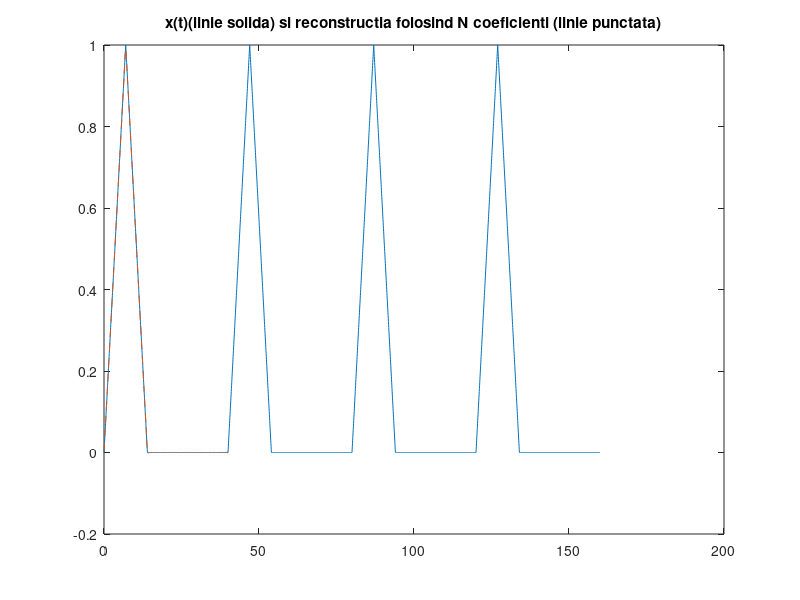
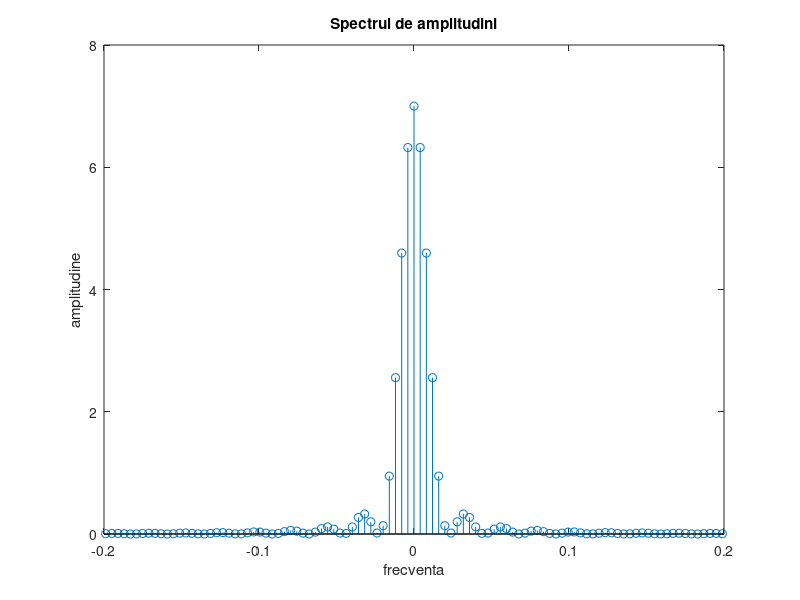

These figures' MATLAB source, in order:
P=40;
D=14; %durata semnalului triungiular din x
w0=2*pi/P; %pulsatia
Ts = 0.05; % T esantionare
t_semnal=0:Ts:D; % vectorul de timp pentru care semnalul este dreptunghi
x_semnal= sawtooth((2*pi/D)*t_semnal,0.5)/2+0.5; % generarea triunghiului
t = 0:Ts:P-Ts; % timpul total al semnalului

x = zeros(1,length(t)); % x format numai din 0
x(t<=D)=x_semnal; % adaugarea partii triunghiulare peste semnal

x_plot = repmat(x,1,4); % repetarea pe 4 perioade

t_plot = 0:Ts:4*P-Ts;  % timpul pe 4 perioade
figure();
plot(t_plot,x_plot); % afisare
title('x(t)(linie solida) si reconstructia folosind N coeficienti (linie punctata)');
hold on;

for k=-50:50
    x_t = x;
    x_t = x_t .* exp(-j*k*w0*t); % vectorul ce trebuie integrat
    X(k+51)=0; % pregatirea termenului pentru suma
    for i = 1: length(t)-1
        X(k+51) = X(k+51) + (t(i+1)-t(i))* (x_t(i)+x_t(i+1))/2; % integrala prin dreptunghi
    end
end
    


for i = 1: length(t)
    x_2(i) = 0;% pregatirea termenului pentru suma
    for k=-50:50
        x_2(i) = x_2(i) + (1/P)*X(k+51)*exp(j*k*w0*t(i)); % calcularea semnalului in punctul i
    end
end
plot(t,x_2,'--'); % afisarea celor 2 semnale

figure(2);
w=-50*w0/(2*pi):w0/(2*pi):50*w0/(2*pi); % frecventele
stem(w/(2*pi),abs(X)); % afisarea spectrului
title('Spectrul de amplitudini');
xlabel('frecventa');
ylabel('amplitudine');

